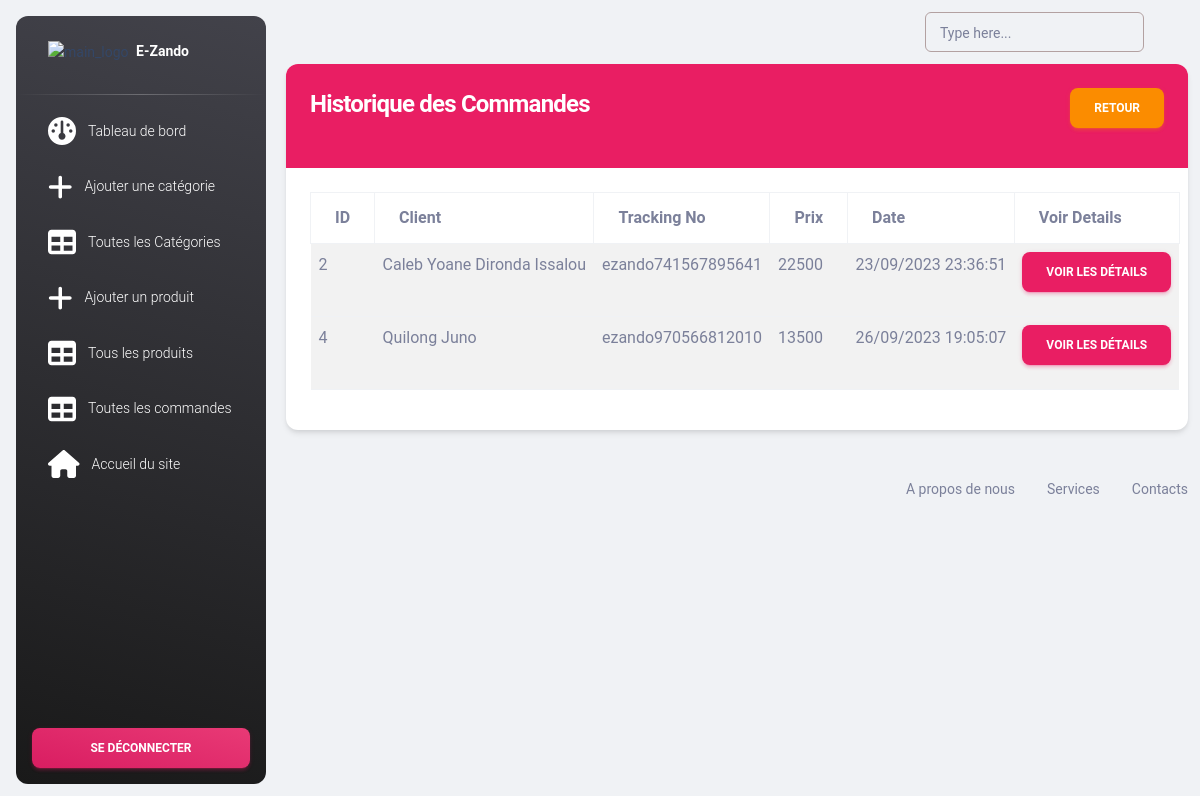
Page /admin/orders-history.php (signed in) on the committed database.
### tables this page shows
CREATE TABLE IF NOT EXISTS `orders` (
  `id` int NOT NULL AUTO_INCREMENT,
  `tracking_no` varchar(191) NOT NULL,
  `user_id` int NOT NULL,
  `name` varchar(191) NOT NULL,
  `email` varchar(191) NOT NULL,
  `phone` varchar(191) NOT NULL,
  `address` mediumtext NOT NULL,
  `pinCode` int NOT NULL,
  `total_price` int NOT NULL,
  `payment_mode` varchar(191) NOT NULL,
  `payment_id` varchar(191) DEFAULT NULL,
  `status` tinyint NOT NULL DEFAULT '0',
  `comments` varchar(255) DEFAULT NULL,
  `created_at` timestamp NOT NULL DEFAULT CURRENT_TIMESTAMP,
  PRIMARY KEY (`id`)
);

### admin/utils/UtilsDB.php (called while the page is built, shortened)
<?php
class UtilsDB{
    public static function checkConnection(string $dataBase){
        $dsn = [PDO::ATTR_ERRMODE, PDO::ERRMODE_EXCEPTION];
        $connect = new ConnectAnyDataBase( $dataBase, $dsn);
        $initConnect = $connect->connectToMySQLWithPDO()->initConnect();
        if(gettype($initConnect) !="string"){
            return true;
        }else{
            return false;
        }
    }
  public static function getResultWithClosureAndJointureWithMoreTwoTable(
    PDO $objectPDO,
    string $tableNameLeft,
    array $tableNameRight,
    array $columnSelect,
    array $columnClosureJoinOpLeft,
    array $columnClosureJoinOpRight,
    array $columnClosureFilter,
    array $operatorsJoin,
    array $operatorsFilter,
    array $logicOperator,
    array $valuesFilter
  )
  {
        $strColumnsSelect = "";
        $i = 0;
        while($i < count($columnSelect)){
            if($i==0){
                $strColumnsSelect .= $columnSelect[0];
            }
            if($i>0){
                $strColumnsSelect .= " , ".$columnSelect[$i];
            }
            $i++;
        }
        $k = 0;
        $strColumnClosure = "";
        while($k < count($columnClosureFilter)){
            if($k==0){
                $strColumnClosure .= $columnClosureFilter[0]. " ".$operatorsFilter[0]." ? ";
            }
             $k++;
        }
        $l=0;
        $m = 0;
        $n = 0;
        $strColumnJointures= "";
        if(count($tableNameRight) == count($operatorsJoin) && count($columnClosureJoinOpLeft) == count($columnClosureJoinOpRight)){
            while($l <count($tableNameRight) && $m <count($columnClosureJoinOpLeft) && $n <count($columnClosureJoinOpRight)){
                if($l ==0){
                    $strColumnJointures .= "INNER JOIN {$tableNameRight[$l]} ON {$columnClosureJoinOpLeft[0]} {$operatorsJoin[0]} {$columnClosureJoinOpRight[0]} ";
                }else if(count($tableNameRight) ==2 ){
                    $strColumnJointures .= "INNER JOIN {$tableNameRight[$l]} ON {$columnClosureJoinOpLeft[$m]} {$operatorsJoin[$l]} {$columnClosureJoinOpRight[$n]} ";
                }else {
                    $strColumnJointures .= "INNER JOIN {$tableNameRight[$l]} ON {$columnClosureJoinOpLeft[$m]} {$operatorsJoin[$l]} {$columnClosureJoinOpRight[$n]} ";
                }
                $l++;
                $m++;
                $n++;
            }
            $sqlJoin = "SELECT {$strColumnsSelect} FROM {$tableNameLeft} {$strColumnJointures} WHERE {$strColumnClosure}";
            $queryPrepare = $objectPDO->prepare($sqlJoin);
            $queryPrepare->execute($valuesFilter);
            $queryResult = $queryPrepare -> fetchAll(PDO::FETCH_ASSOC);
            $numRowsResult = $queryPrepare->rowCount();
            return ["result" => $queryResult, "rowTotals" => $numRowsResult];
        }
        return [];
  }
}
?>

### admin/utils/utilsAdminDB.php (called while the page is built, shortened)
<?php
class UtilsAdminDB {
    public static function getResultWithJointureAndCondition(
       string $dataBase,
       string $tableNameLeft,
       array $tableNameRight,
       array $columnSelect,
       array $columnClosureJoinOpLeft,
       array $columnClosureJoinOpRight,
       array $columnClosureFilter,
       array $operatorsJoin,
       array $operatorsFilter,
       array $logicOperator,
       array $valuesFilter
    ){
        $dsn = [PDO::ATTR_ERRMODE, PDO::ERRMODE_EXCEPTION];
        $connect = new ConnectAnyDataBase( $dataBase, $dsn);
        $initConnect = $connect->connectToMySQLWithPDO()->initConnect();
        $getResult = UtilsDB::getResultWithClosureAndJointureWithMoreTwoTable(
            $initConnect,
            $tableNameLeft,
            $tableNameRight,
            $columnSelect,
            $columnClosureJoinOpLeft,
            $columnClosureJoinOpRight,
            $columnClosureFilter,
            $operatorsJoin,
            $operatorsFilter,
            $logicOperator,
            $valuesFilter
        );
        return $getResult;
    }
}
?>

### admin/utils/utils.php (called while the page is built, shortened)
<?php
class  Utils
{
    public static function getOrdersHistory(
        string $database,
        string $tableNameLeft,
        array $tableNameRight,
        array $columnClosureJoinOpLeft,
        array $columnClosureJoinOpRight,
        array $operatorsJoin,
        string $columnStatut,
        string $valueStatut
    ){
        $columnSelect = ["o.*", "o.name AS oname", "u.name"];
        $columnClosureFilter = [$columnStatut];
        $valuesFilter = [$valueStatut];
        $logicOperators = [""];
        $operatorsFilter = ["!="];
        $getResult = UtilsAdminDB:: getResultWithJointureAndCondition(
         $database,
         $tableNameLeft,
         $tableNameRight,
         $columnSelect,
         $columnClosureJoinOpLeft,
         $columnClosureJoinOpRight,
         $columnClosureFilter,
         $operatorsJoin,
         $operatorsFilter,
         $logicOperators,
         $valuesFilter
        );
        return $getResult;
    }
    public static function getDateInAnyFormat (string $date, string $langageFormat, string $dateFormat){
        $arrayYearAndMonth = explode("-", $date);
                $day ="";
                $month = "";
                $year = "";
                $hours = "";
                if(gettype($arrayYearAndMonth) != "boolean"){
                    $dayAndHours = explode(" ",$arrayYearAndMonth[count($arrayYearAndMonth) - 1]);
                    if(gettype($dayAndHours) != "boolean"){
                        $day .= $dayAndHours[0];
                        $hours .= $dayAndHours[1];
                    }else{
                        $day .= "";
                        $hours .="";
                    }
                    $month .= $arrayYearAndMonth[1];
                    $year .= $arrayYearAndMonth[0];
                }else{
                    $day .= "";
                    $month .= "";
                    $year .= "";
                }
        $dateF = "";
        switch ($langageFormat) {
            case 'french':
                switch ($dateFormat) {
                    case 'digit':
                        $monthLetter = "";
                        if($day !="" && $month !="" && $year !=""){
                            $dateF .= $day . "/" . $month . "/" . $year;
                        }else{
                            $monthLetter .= "";
                            $dateF .= "";
                        }
                        break;
                }
                break;
        }
        $dateWithHours ="";
         if ($dateF !="" && $hours !="") {
            $dateWithHours .= $dateF . " " . $hours;
         } else {
            $dateWithHours .= "";
         }
        return ["simpleDate" =>$dateF, "dateComplet" => $dateWithHours];
    }
}
?>

### admin/orders-history.php (the view)
<?php
include("./includes/header.php");
$database = "ezando";
$checkConn = UtilsDB::checkConnection($database);
if ($checkConn) {
?>
<?php
$tableNameOrderLeft= "orders o";
$tableNameRight = ["users u"];
$columnClosureJoinOpLeft = ["o.user_id"];
$columnClosureJoinOpRight = ["u.id"];
$operatorsJoin = ["="];
$columnStatut = "o.status";
$valueStatut = "0";
    $arrayOrder =Utils:: getOrdersHistory(
        $database,
        $tableNameOrderLeft,
        $tableNameRight,
        $columnClosureJoinOpLeft,
        $columnClosureJoinOpRight,
        $operatorsJoin,
        $columnStatut,
        $valueStatut
    );
    $resultOrder = $arrayOrder["result"];
    $num_row_count =  $arrayOrder["rowTotals"];
?>
<div class="container">
    <div class="row">
        <div class="col-md-12">
            <div class="card">
                <div class="card-header bg-primary">
                    <h4 class="text-white">
                        Historique des Commandes
                        <a href="orders.php" class="text-decoration-none btn btn-warning float-end">Retour</a>
                    </h4>
                </div>
                <div class="card-body" id="">
                    <table class="table table-bordered table-striped">
                        <thead>
                            <tr>
                                <th>ID</th>
                                <th>Client</th>
                                <th>Tracking No</th>
                                <th>Prix</th>
                                <th>Date</th>
                                <th>Voir Details</th>
                            </tr>
                        </thead>
                        <?php
                        if(
                          $num_row_count >0
                        ){
                        ?>
                        <?php
                        foreach ($resultOrder as $item) {
                            $date = Utils::getDateInAnyFormat($item["created_at"], "french", "digit")["dateComplet"];
                            ?>
                        <tbody>
                            <tr>
                                <td><?= $item["id"] ?></td>
                                <td><?= $item["oname"] ?></td>
                                <td><?= $item["tracking_no"] ?></td>
                                <td><?= $item["total_price"] ?></td>
                                <td><?= $date  ?></td>
                                <td><a href="view-order.php?t=<?= $item["tracking_no"] ?>" class="btn btn-primary">Voir
                                        les
                                        détails</a></td>
                            </tr>
                            <?php
                        }
                       }else{
                        ?>
                            <tr>
                                <td colspan="5">Aucune commande</td>
                            </tr>
                            <?php
                       }
                       ?>
                        </tbody>
                    </table>
                </div>
            </div>
        </div>
    </div>
</div>
<?php include("includes/footer.php"); ?>
<?php }else {
    require_once("../error-config.php");
} ?>

### rows in the picture
orders: id "2", name "Caleb Yoane Dironda Issalou", tracking_no "ezando741567895641", total_price "22500", created_at "23/09/2023 23:36:51"
orders: id "4", name "Quilong Juno", tracking_no "ezando970566812010", total_price "13500", created_at "26/09/2023 19:05:07"
